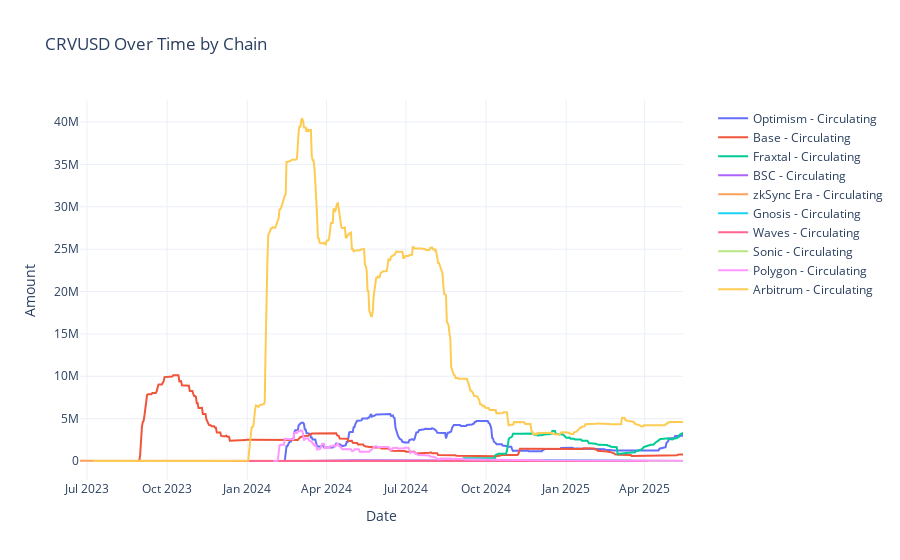

Here is the notebook cell this chart was saved with:
### Code cell
# Custom usage example
fig = plot_stable_chain_data(
    df=df[df['chain'] != 'Ethereum'],
    value_columns=[
        {'column': 'circulating', 'name': 'Circulating', 'line_style': {'width': 2}},
        # {'column': 'bridgedTo', 'name': 'Bridged To', 'line_style': {'width': 2, 'dash': 'dash'}}
        # {'column': 'minted', 'name': 'Minted', 'line_style': {'width': 2, 'dash': 'dot'}}
    ],
    title='CRVUSD Over Time by Chain',
    template='plotly_white'
)
fig.show()

### Figure 1 — Plotly figure (JSON) as saved in the notebook; plotly's stock layout.template omitted (floating-point values rounded to 4 significant figures; data arrays with more than 128 entries replaced by an {"elided": "..."} marker saying what was removed)
{"data": [{"line": {"width": 2}, "name": "Optimism - Circulating", "type": "scatter", "x": {"elided": "458 str values"}, "y": {"elided": "458 float values"}}, {"line": {"width": 2}, "name": "Base - Circulating", "type": "scatter", "x": {"elided": "628 str values"}, "y": {"elided": "628 float values"}}, {"line": {"width": 2}, "name": "Fraxtal - Circulating", "type": "scatter", "x": {"elided": "254 str values"}, "y": {"elided": "254 float values"}}, {"line": {"width": 2}, "name": "BSC - Circulating", "type": "scatter", "x": {"elided": "437 str values"}, "y": {"elided": "437 float values"}}, {"line": {"width": 2}, "name": "zkSync Era - Circulating", "type": "scatter", "x": {"elided": "693 str values"}, "y": {"elided": "693 float values"}}, {"line": {"width": 2}, "name": "Gnosis - Circulating", "type": "scatter", "x": {"elided": "254 str values"}, "y": {"elided": "254 float values"}}, {"line": {"width": 2}, "name": "Waves - Circulating", "type": "scatter", "x": {"elided": "517 str values"}, "y": {"elided": "517 float values"}}, {"line": {"width": 2}, "name": "Sonic - Circulating", "type": "scatter", "x": ["2025-04-05", "2025-04-06", "2025-04-07", "2025-04-08", "2025-04-09", "2025-04-10", "2025-04-11", "2025-04-12", "2025-04-13", "2025-04-14", "2025-04-15", "2025-04-16", "2025-04-17", "2025-04-18", "2025-04-19", "2025-04-20", "2025-04-21", "2025-04-22", "2025-04-23", "2025-04-24", "2025-04-25", "2025-04-26", "2025-04-27", "2025-04-28", "2025-04-29", "2025-04-30", "2025-05-01", "2025-05-02", "2025-05-03", "2025-05-04", "2025-05-05", "2025-05-06", "2025-05-07", "2025-05-08", "2025-05-09", "2025-05-10", "2025-05-11", "2025-05-12", "2025-05-13", "2025-05-14", "2025-05-15"], "y": [56.0, 56.0, 56.0, 56.0, 56.0, 56.0, 56.0, 56.0, 69.0, 69.0, 69.0, 69.0, 69.0, 69.0, 69.0, 69.0, 69.0, 69.0, 69.0, 72.0, 72.0, 72.0, 72.0, 72.0, 72.0, 72.0, 72.0, 72.0, 72.0, 72.0, 72.0, 72.0, 72.0, 72.0, 72.0, 72.0, 72.0, 72.0, 72.0, 72.0, 72.1]}, {"line": {"width": 2}, "name": "Polygon - Circulating", "type": "scatter", "x": {"elided": "471 str values"}, "y": {"elided": "471 float values"}}, {"line": {"width": 2}, "name": "Arbitrum - Circulating", "type": "scatter", "x": {"elided": "678 str values"}, "y": {"elided": "678 float values"}}], "layout": {"hovermode": "x unified", "legend": {"x": 1.05, "xanchor": "left", "y": 0.99, "yanchor": "top"}, "showlegend": true, "title": {"text": "CRVUSD Over Time by Chain"}, "xaxis": {"title": {"text": "Date"}}, "yaxis": {"title": {"text": "Amount"}}}}
